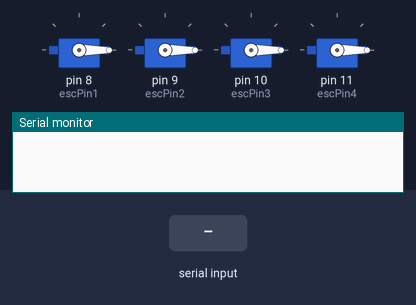
The sketch below on a simulated Arduino Uno, built with avr-gcc and run on an emulated ATmega328P. On the bench: 4 × servo, the last lines printed to the serial monitor. The test bench sets the inputs (shaded band).

Above: at 1.2 s.
1.3 s: "90,45\n" received over Serial
At 2.28 s:
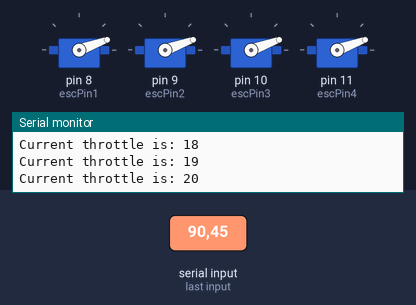
At 5.87 s:
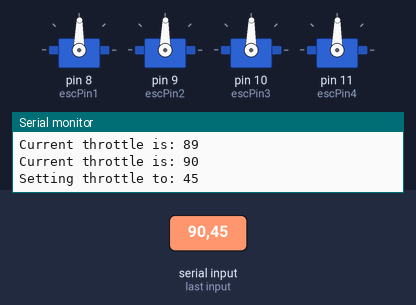
7.3 s: "30,150\n" received over Serial
At 7.5 s:
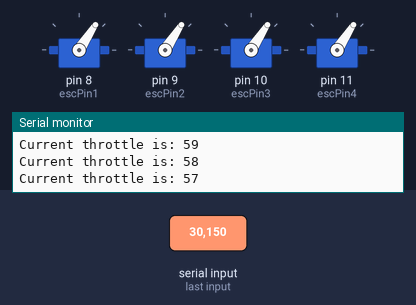
13.3 s: "200\n" received over Serial
16.3 s: "5\n" received over Serial
Timing chart, 0 to 20.3 s (numbered marks = the images above; inputs shaded):
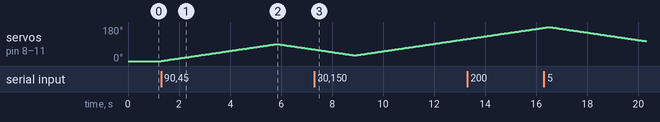

Measured:
- after the input at 1.3 s, servo on pin 8 (escPin1), servo on pin 9 (escPin2), servo on pin 10 (escPin3), servo on pin 11 (escPin4): rises from 0° to 90° in 4.5 s, then falls to 61° in 1.5 s

The sketch:

escs.ino
```cpp
// https://gist.github.com/vitorleal/9083802
#include <Servo.h>

//Create the 4 esc objects
Servo esc1;
Servo esc2;
Servo esc3;
Servo esc4;

//Esc pins
int escPin1 = 8;
int escPin2 = 9;
int escPin3 = 10;
int escPin4 = 11;

//Min and max pulse
int minPulseRate        = 1000; // 1 second min pulse width
int maxPulseRate        = 2000; // 2 second max pulse width
int throttleChangeDelay = 50; // delay 50 microseconds

//SETUP
void setup() {
  Serial.begin(9600);
  Serial.setTimeout(500);

  //Init escs
  initEscs();
}

//LOOP
//NOTE: esc starts around 17
void loop() {
  // Wait for some input
  if (Serial.available() > 0) {

    // Read the new throttle value
    int throttle = normalizeThrottle(Serial.parseInt());

    // Print it out
    Serial.print("Setting throttle to: ");
    Serial.println(throttle);

    // Change throttle to the new value
    changeThrottle(throttle);
  }

}

//Change throttle value
void changeThrottle(int throttle) {
  int currentThrottle = readThrottle();

  int step = 1;
  if(throttle < currentThrottle) {
    step = -1;
  }

  // Slowly move to the new throttle value
  while(currentThrottle != throttle) {
    writeTo4Escs(currentThrottle + step);

    currentThrottle = readThrottle();
    delay(throttleChangeDelay);
  }
}

//Read the throttle value
int readThrottle() {
  int throttle = esc1.read();

  Serial.print("Current throttle is: ");
  Serial.print(throttle);
  Serial.println();

  return throttle;
}

//Change velocity of the 4 escs at the same time
void writeTo4Escs(int throttle) {
  esc1.write(throttle);
  esc2.write(throttle);
  esc3.write(throttle);
  esc4.write(throttle);
}

//Init escs
void initEscs() {
  esc1.attach(escPin1, minPulseRate, maxPulseRate);
  esc2.attach(escPin2, minPulseRate, maxPulseRate);
  esc3.attach(escPin3, minPulseRate, maxPulseRate);
  esc4.attach(escPin4, minPulseRate, maxPulseRate);

  //Init motors with 0 value
  writeTo4Escs(0);
}

//Start the motors
void startUpMotors() {
  writeTo4Escs(50);
}

// Ensure the throttle value is between 0 - 180
int normalizeThrottle(int value) {
  if(value < 0) {
    return 0;

  } else if(value > 180) {
    return 180;
  }

  return value;
}
```
